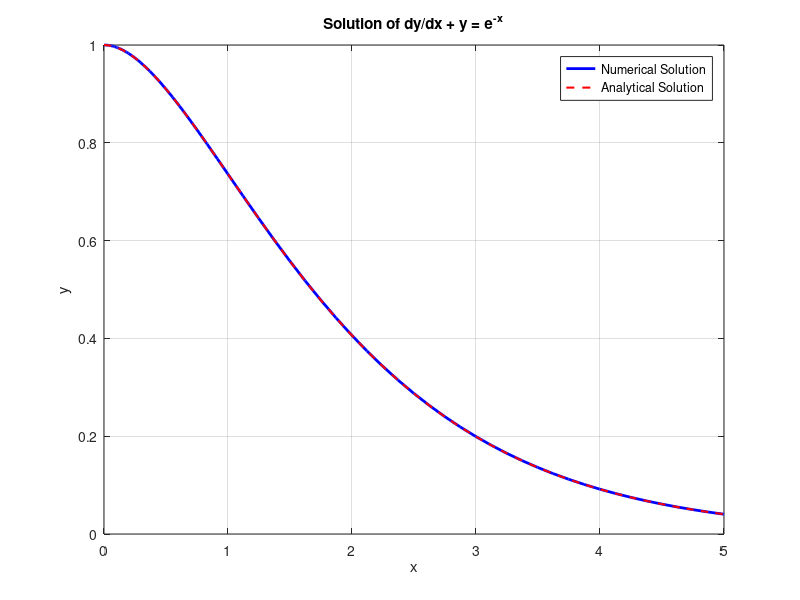

The MATLAB source for this figure:
% Define the ODE as a function
dydx = @(x, y) exp(-x) - y;

% Initial conditions
x0 = 0;  % Initial x value
y0 = 1;  % Initial y value

% Solve the ODE using ode45
[x, y] = ode45(dydx, [x0 5], y0);

% Plot the solution
plot(x, y, 'b', 'LineWidth', 2);
grid on;
xlabel('x');
ylabel('y');
title('Solution of dy/dx + y = e^{-x}');
legend('Numerical Solution');

% Overlay the analytical solution for comparison
x_analytical = linspace(0, 5, 100);
y_analytical = exp(-x_analytical) .* (x_analytical + 1);
hold on;
plot(x_analytical, y_analytical, 'r--', 'LineWidth', 1.5);
legend('Numerical Solution', 'Analytical Solution');
hold off;

